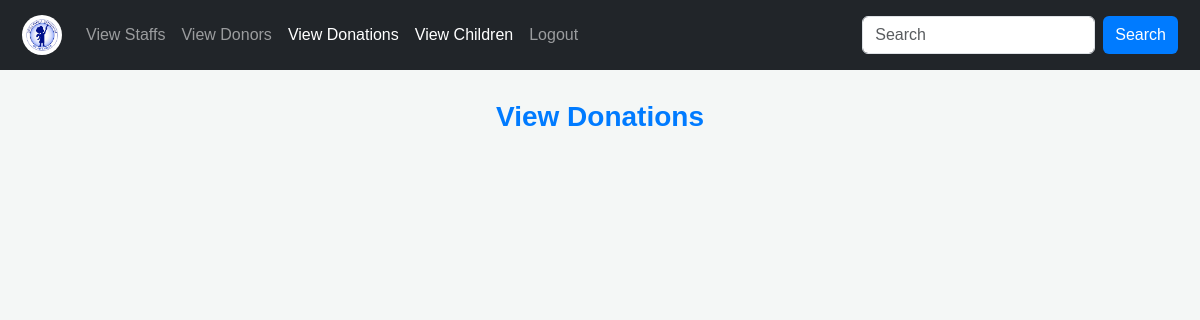
/viewdonations/, run on an earlier commit of the app's database.
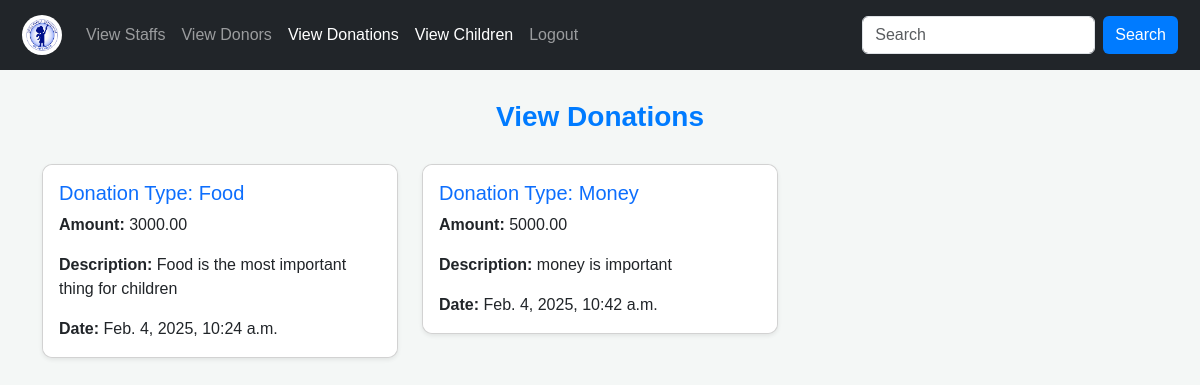
And on a later commit of the database.
### app/models.py (models this page shows, shortened)
class Donation(models.Model):
    donor = models.ForeignKey(DonorRegister, on_delete=models.CASCADE)
    amount = models.DecimalField(max_digits=10, decimal_places=2, null=True, blank=True)
    donation_type = models.CharField(max_length=100, choices=[
        ('Money', 'Money'),
        ('Clothes', 'Clothes'),
        ('Food', 'Food'),
        ('Books', 'Books'),
        ('Others', 'Others')
    ])
    description = models.TextField()
    donation_date = models.DateTimeField(auto_now_add=True)

### app/views.py (the view)
# urls.py: path('viewdonations/', views.viewdonations, name='viewdonations'),
def viewdonations(request):
    data=Donation.objects.all()
    return render(request,'admin/viewdonations.html',{'data':data})

### templates/admin/viewdonations.html (shortened to what this page needs)
<!DOCTYPE html>
<html lang="en">
<head>
    <link href="https://cdn.jsdelivr.net/npm/bootstrap@5.3.3/dist/css/bootstrap.min.css" rel="stylesheet">
</head>
<body>
    <nav class="navbar navbar-expand-lg navbar-dark bg-dark">
        <div class="container-fluid">
            <a class="navbar-brand" href="../admin_home">
                <img src="../static/R.jpg" alt="Logo">
            </a>
            <div class="collapse navbar-collapse" id="navbarNav">
                <ul class="navbar-nav me-auto">
                    <li class="nav-item"><a class="nav-link" href="../viewstaffs">View Staffs</a></li>
                    <li class="nav-item"><a class="nav-link" href="../viewdonors">View Donors</a></li>
                    <li class="nav-item"><a class="nav-link active" href="../viewdonations">View Donations</a></li>
                    <li class="nav-item"><a class="nav-link active" href="../viewchildren">View Children</a></li>
                    <li class="nav-item"><a class="nav-link" href="../logout">Logout</a></li>
                </ul>
                <form class="d-flex">
                    <input class="form-control me-2" type="text" placeholder="Search">
                    <button class="btn btn-primary" type="button">Search</button>
                </form>
            </div>
        </div>
    </nav>
    <div class="container">
        <h2 class="page-title">View Donations</h2>
    </div>
    <div class="container">
        <div class="row">
            {% for i in data %}
            <div class="col-md-4 mb-4">
                <div class="card shadow-sm">
                    <div class="card-body">
                        <h5 class="card-title text-primary">Donation Type: {{i.donation_type}}</h5>
                        <p class="card-text"><strong>Amount:</strong> {{i.amount}}</p>
                        <p class="card-text"><strong>Description:</strong> {{i.description}}</p>
                        <p class="card-text"><strong>Date:</strong> {{i.donation_date}}</p>
                    </div>
                </div>
            </div>
            {% endfor %}
        </div>
    </div>
</body>
</html>

What changed in the data, as far as the page shows it:
added Donation: donation_type "Food", amount "3000.00", description "Food is the most important thing for children", donation_date "Feb. 4, 2025, 10:24 a.m."
added Donation: donation_type "Money", amount "5000.00", description "money is important", donation_date "Feb. 4, 2025, 10:42 a.m."
